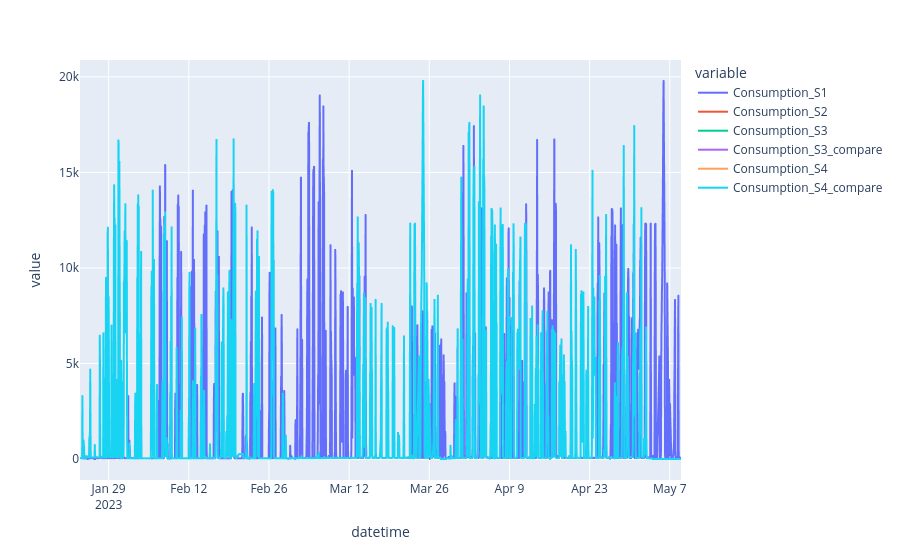

The cell this chart's notebook holds for it:
### Code cell
px.line(df_france[[col for col in df_france.columns if "Consumption_S" in col]])

### Figure 1 — Plotly figure (JSON) as saved in the notebook; plotly's stock layout.template omitted (floating-point values rounded to 4 significant figures; data arrays with more than 128 entries replaced by an {"elided": "..."} marker saying what was removed)
{"data": [{"hovertemplate": "variable=Consumption_S1<br>datetime=%{x}<br>value=%{y}<extra></extra>", "legendgroup": "Consumption_S1", "line": {"color": "#636efa", "dash": "solid"}, "marker": {"symbol": "circle"}, "mode": "lines", "name": "Consumption_S1", "showlegend": true, "type": "scattergl", "x": {"elided": "2520 str values"}, "xaxis": "x", "y": {"elided": "2520 float values"}, "yaxis": "y"}, {"hovertemplate": "variable=Consumption_S2<br>datetime=%{x}<br>value=%{y}<extra></extra>", "legendgroup": "Consumption_S2", "line": {"color": "#EF553B", "dash": "solid"}, "marker": {"symbol": "circle"}, "mode": "lines", "name": "Consumption_S2", "showlegend": true, "type": "scattergl", "x": {"elided": "2520 str values"}, "xaxis": "x", "y": {"elided": "2520 float values"}, "yaxis": "y"}, {"hovertemplate": "variable=Consumption_S3<br>datetime=%{x}<br>value=%{y}<extra></extra>", "legendgroup": "Consumption_S3", "line": {"color": "#00cc96", "dash": "solid"}, "marker": {"symbol": "circle"}, "mode": "lines", "name": "Consumption_S3", "showlegend": true, "type": "scattergl", "x": {"elided": "2520 str values"}, "xaxis": "x", "y": {"elided": "2520 float values"}, "yaxis": "y"}, {"hovertemplate": "variable=Consumption_S3_compare<br>datetime=%{x}<br>value=%{y}<extra></extra>", "legendgroup": "Consumption_S3_compare", "line": {"color": "#ab63fa", "dash": "solid"}, "marker": {"symbol": "circle"}, "mode": "lines", "name": "Consumption_S3_compare", "showlegend": true, "type": "scattergl", "x": {"elided": "2520 str values"}, "xaxis": "x", "y": {"elided": "2520 float values"}, "yaxis": "y"}, {"hovertemplate": "variable=Consumption_S4<br>datetime=%{x}<br>value=%{y}<extra></extra>", "legendgroup": "Consumption_S4", "line": {"color": "#FFA15A", "dash": "solid"}, "marker": {"symbol": "circle"}, "mode": "lines", "name": "Consumption_S4", "showlegend": true, "type": "scattergl", "x": {"elided": "2520 str values"}, "xaxis": "x", "y": {"elided": "2520 float values"}, "yaxis": "y"}, {"hovertemplate": "variable=Consumption_S4_compare<br>datetime=%{x}<br>value=%{y}<extra></extra>", "legendgroup": "Consumption_S4_compare", "line": {"color": "#19d3f3", "dash": "solid"}, "marker": {"symbol": "circle"}, "mode": "lines", "name": "Consumption_S4_compare", "showlegend": true, "type": "scattergl", "x": {"elided": "2520 str values"}, "xaxis": "x", "y": {"elided": "2520 float values"}, "yaxis": "y"}], "layout": {"legend": {"title": {"text": "variable"}, "tracegroupgap": 0}, "margin": {"t": 60}, "xaxis": {"anchor": "y", "domain": [0, 1], "title": {"text": "datetime"}}, "yaxis": {"anchor": "x", "domain": [0, 1], "title": {"text": "value"}}}}
